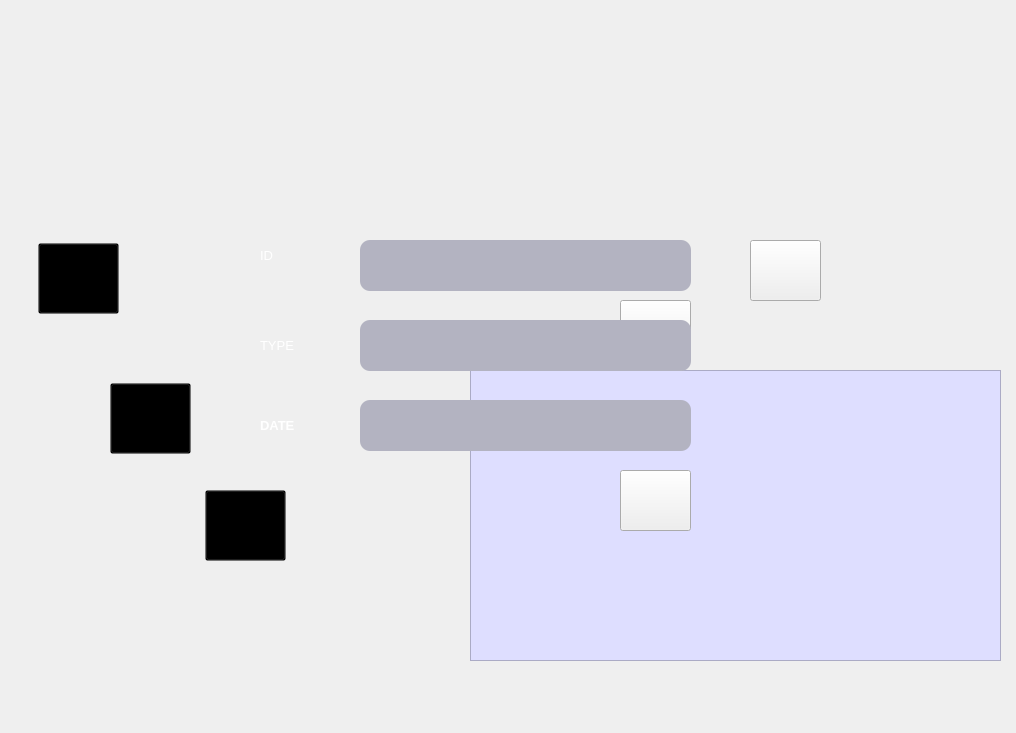
   <widget class="QWidget" name="page_6">
    <widget class="QLabel" name="label_9">
     <property name="geometry">
      <rect>
       <x>0</x>
       <y>0</y>
       <width>1007</width>
       <height>724</height>
      </rect>
     </property>
     <property name="styleSheet">
      <string notr="true">border-image: url(:/interface/Acc.png);</string>
     </property>
     <property name="text">
      <string/>
     </property>
    </widget>
    <widget class="QTableView" name="tabaccident">
     <property name="geometry">
      <rect>
       <x>470</x>
       <y>370</y>
       <width>531</width>
       <height>291</height>
      </rect>
     </property>
     <property name="styleSheet">
      <string notr="true">font: 63 8pt &quot;Yu Gothic UI Semibold&quot;;

background-color:rgb(222, 222, 255)
</string>
     </property>
    </widget>
    <widget class="QLineEdit" name="lineEdit">
     <property name="geometry">
      <rect>
       <x>360</x>
       <y>240</y>
       <width>331</width>
       <height>51</height>
      </rect>
     </property>
     <property name="styleSheet">
      <string notr="true">/*background-color: transparent;
color: rgb(255, 255, 255);*/
QLineEdit { 
font: 63 8pt &quot;Yu Gothic UI Semibold&quot;;
background-color:rgb(179, 179, 193);
border-style: outset;
	color: rgb(0, 0, 0);
border-radius: 10px;
border-color: blue;
min-width: 10em;
padding: 6px;
}
QLineEdit:hover:!pressed {
background-color:rgb(213, 213, 229);
border-style: inset;
background-color:rgb(213, 213, 229);
background-color:rgb(213, 213, 229);
}
/*QLineEdit:selected {
background-color:rgb(179, 179, 193);
border-style: inset;
}*/
</string>
     </property>
    </widget>
    <widget class="QPushButton" name="pushButton_2">
     <property name="geometry">
      <rect>
       <x>620</x>
       <y>470</y>
       <width>71</width>
       <height>61</height>
      </rect>
     </property>
     <property name="styleSheet">
      <string notr="true">border-image:url(:/interface/yas.png)</string>
     </property>
     <property name="text">
      <string/>
     </property>
    </widget>
    <widget class="QLabel" name="label_11">
     <property name="geometry">
      <rect>
       <x>260</x>
       <y>410</y>
       <width>111</width>
       <height>31</height>
      </rect>
     </property>
     <property name="styleSheet">
      <string notr="true">font: 87 20pt &quot;Lato Black&quot;;
	color: rgb(213, 213, 229);</string>
     </property>
     <property name="text">
      <string>&lt;html&gt;&lt;head/&gt;&lt;body&gt;&lt;p&gt;&lt;span style=&quot; font-size:10pt; font-weight:600; color:#ffffff;&quot;&gt;DATE&lt;/span&gt;&lt;/p&gt;&lt;/body&gt;&lt;/html&gt;</string>
     </property>
    </widget>
    <widget class="QLabel" name="label_12">
     <property name="geometry">
      <rect>
       <x>260</x>
       <y>330</y>
       <width>81</width>
       <height>31</height>
      </rect>
     </property>
     <property name="styleSheet">
      <string notr="true">font: 87 20pt &quot;Lato Black&quot;;
	color: rgb(213, 213, 229);</string>
     </property>
     <property name="text">
      <string>&lt;html&gt;&lt;head/&gt;&lt;body&gt;&lt;p&gt;&lt;span style=&quot; font-size:10pt; color:#ffffff;&quot;&gt;TYPE&lt;/span&gt;&lt;/p&gt;&lt;/body&gt;&lt;/html&gt;</string>
     </property>
    </widget>
    <widget class="QLabel" name="label_13">
     <property name="geometry">
      <rect>
       <x>260</x>
       <y>240</y>
       <width>71</width>
       <height>31</height>
      </rect>
     </property>
     <property name="styleSheet">
      <string notr="true">font: 87 20pt &quot;Lato Black&quot;;
	color: rgb(213, 213, 229);</string>
     </property>
     <property name="text">
      <string>&lt;html&gt;&lt;head/&gt;&lt;body&gt;&lt;p&gt;&lt;span style=&quot; font-size:10pt; color:#ffffff;&quot;&gt;ID&lt;/span&gt;&lt;/p&gt;&lt;/body&gt;&lt;/html&gt;</string>
     </property>
    </widget>
    <widget class="QLineEdit" name="lineEdit_3">
     <property name="geometry">
      <rect>
       <x>360</x>
       <y>400</y>
       <width>331</width>
       <height>51</height>
      </rect>
     </property>
     <property name="styleSheet">
      <string notr="true">/*background-color: transparent;
color: rgb(255, 255, 255);*/
QLineEdit { 
font: 63 8pt &quot;Yu Gothic UI Semibold&quot;;
background-color:rgb(179, 179, 193);
border-style: outset;
	color: rgb(0, 0, 0);
border-radius: 10px;
border-color: blue;
min-width: 10em;
padding: 6px;
}
QLineEdit:hover:!pressed {
background-color:rgb(213, 213, 229);
border-style: inset;
background-color:rgb(213, 213, 229);
background-color:rgb(213, 213, 229);
}
/*QLineEdit:selected {
background-color:rgb(179, 179, 193);
border-style: inset;
}*/
</string>
     </property>
    </widget>
    <widget class="QPushButton" name="pushButton_14">
     <property name="geometry">
      <rect>
       <x>620</x>
       <y>300</y>
       <width>71</width>
       <height>61</height>
      </rect>
     </property>
     <property name="styleSheet">
      <string notr="true">border-image:url(:/interface/yas.png)</string>
     </property>
     <property name="text">
      <string/>
     </property>
    </widget>
    <widget class="QPushButton" name="pushButton_15">
     <property name="geometry">
      <rect>
       <x>750</x>
       <y>240</y>
       <width>71</width>
       <height>61</height>
      </rect>
     </property>
     <property name="styleSheet">
      <string notr="true">border-image:url(:/interface/yas.png)</string>
     </property>
     <property name="text">
      <string/>
     </property>
    </widget>
    <widget class="QLineEdit" name="lineEdit_2">
     <property name="geometry">
      <rect>
       <x>360</x>
       <y>320</y>
       <width>331</width>
       <height>51</height>
      </rect>
     </property>
     <property name="styleSheet">
      <string notr="true">/*background-color: transparent;
color: rgb(255, 255, 255);*/
QLineEdit { 
font: 63 8pt &quot;Yu Gothic UI Semibold&quot;;
background-color:rgb(179, 179, 193);
border-style: outset;
	color: rgb(0, 0, 0);
border-radius: 10px;
border-color: blue;
min-width: 10em;
padding: 6px;
}
QLineEdit:hover:!pressed {
background-color:rgb(213, 213, 229);
border-style: inset;
background-color:rgb(213, 213, 229);
background-color:rgb(213, 213, 229);
}
/*QLineEdit:selected {
background-color:rgb(179, 179, 193);
border-style: inset;
}*/
</string>
     </property>
    </widget>
    <widget class="QPushButton" name="pushButton_17">
     <property name="geometry">
      <rect>
       <x>110</x>
       <y>383</y>
       <width>81</width>
       <height>71</height>
      </rect>
     </property>
     <property name="styleSheet">
      <string notr="true">background-color: transparent;</string>
     </property>
     <property name="text">
      <string/>
     </property>
    </widget>
    <widget class="QPushButton" name="pushButton_18">
     <property name="geometry">
      <rect>
       <x>38</x>
       <y>243</y>
       <width>81</width>
       <height>71</height>
      </rect>
     </property>
     <property name="styleSheet">
      <string notr="true">background-color: transparent;</string>
     </property>
     <property name="text">
      <string/>
     </property>
    </widget>
    <widget class="QPushButton" name="pushButton_19">
     <property name="geometry">
      <rect>
       <x>205</x>
       <y>490</y>
       <width>81</width>
       <height>71</height>
      </rect>
     </property>
     <property name="styleSheet">
      <string notr="true">background-color: transparent;</string>
     </property>
     <property name="text">
      <string/>
     </property>
    </widget>
   </widget>
